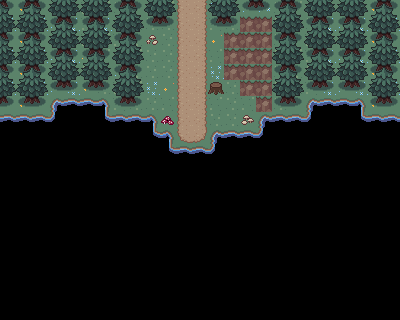

This game map was drawn from its Tiled (.tmx) file and the tilesets committed beside it. A one-line description and the full map source follow:
An orthogonal 25x20 tile map with 16x16 px tiles, 4 tile layers (Lower Back, Upper Back, Middle, Front) and 5 objects (3x TallGrass, 2x TeleportTile).

<map version="1.10" tiledversion="1.11.0" class="PymonMap" orientation="orthogonal" renderorder="right-down" width="25" height="20" tilewidth="16" tileheight="16" infinite="0" nextlayerid="6" nextobjectid="10">
 <properties>
  <property name="tall_grass_type" value="forest" />
 </properties>
 <tileset firstgid="1" source="../tilesets/Forest.tsx" />
 <layer id="1" name="Lower Back" width="25" height="20">
  <data encoding="csv">
71,72,71,72,71,14,14,13,71,72,14,30,31,83,84,84,84,13,14,84,71,72,71,72,71,
83,84,83,84,83,14,83,84,13,13,13,30,31,14,13,1,1,13,13,13,83,84,83,84,83,
71,72,71,72,71,14,14,14,13,80,13,30,31,72,1,1,1,13,71,14,71,72,71,72,71,
83,84,83,84,83,71,14,84,14,13,13,30,31,14,1,1,1,13,14,14,83,84,83,84,83,
71,72,71,72,71,13,13,84,13,13,13,30,31,83,1,1,1,13,13,13,71,72,71,72,71,
83,84,83,84,83,72,13,14,14,83,72,30,31,84,13,1,1,13,13,14,83,84,83,84,83,
71,72,71,8,9,9,10,14,13,13,14,30,31,14,13,14,1,13,71,8,9,9,10,72,71,
9,9,9,24,21,21,23,9,9,10,81,30,31,13,13,79,8,9,9,24,21,21,23,9,9,
21,21,21,21,21,21,21,21,21,23,10,15,16,8,9,9,24,21,21,21,21,21,21,21,21,
21,21,21,21,21,21,21,21,21,21,23,9,9,24,21,21,21,21,21,21,21,21,21,21,21,
21,21,21,21,21,21,21,21,21,21,21,21,21,21,21,21,21,21,21,21,21,21,21,21,21,
21,21,21,21,21,21,21,21,21,21,21,21,21,21,21,21,21,21,21,21,21,21,21,21,21,
21,21,21,21,21,21,21,21,21,21,21,21,21,21,21,21,21,21,21,21,21,21,21,21,21,
21,21,21,21,21,21,21,21,21,21,21,21,21,21,21,21,21,21,21,21,21,21,21,21,21,
21,21,21,21,21,21,21,21,21,21,21,21,21,21,21,21,21,21,21,21,21,21,21,21,21,
21,21,21,21,21,21,21,21,21,21,21,21,21,21,21,21,21,21,21,21,21,21,21,21,21,
21,21,21,21,21,21,21,21,21,21,21,21,21,21,21,21,21,21,21,21,21,21,21,21,21,
21,21,21,21,21,21,21,21,21,21,21,21,21,21,21,21,21,21,21,21,21,21,21,21,21,
21,21,21,21,21,21,21,21,21,21,21,21,21,21,21,21,21,21,21,21,21,21,21,21,21,
21,21,21,21,21,21,21,21,21,21,21,21,21,21,21,21,21,21,21,21,21,21,21,21,21
</data>
 </layer>
 <layer id="5" name="Upper Back" width="25" height="20">
  <data encoding="csv">
53,52,53,40,41,40,41,52,53,40,41,0,0,40,41,52,53,52,53,40,41,40,41,52,53,
41,40,41,52,53,52,53,40,41,52,53,0,0,52,53,0,0,40,41,52,53,52,53,40,41,
53,52,53,40,41,40,41,52,53,0,0,0,0,0,0,0,0,52,53,40,41,40,41,52,53,
41,40,41,52,53,52,53,40,41,0,0,0,0,0,0,0,0,40,41,52,53,52,53,40,41,
53,52,53,40,41,40,41,52,53,0,0,0,0,0,0,0,0,52,53,40,41,40,41,52,53,
41,40,41,52,53,52,53,40,41,0,0,0,0,67,0,0,0,40,41,52,53,52,53,40,41,
53,52,53,0,0,0,0,52,53,0,0,0,0,0,0,0,0,52,53,0,0,0,0,52,53,
0,0,0,0,0,0,0,0,0,0,0,0,0,0,0,0,0,0,0,0,0,0,0,0,0,
0,0,0,0,0,0,0,0,0,0,0,0,0,0,0,0,0,0,0,0,0,0,0,0,0,
0,0,0,0,0,0,0,0,0,0,0,0,0,0,0,0,0,0,0,0,0,0,0,0,0,
0,0,0,0,0,0,0,0,0,0,0,0,0,0,0,0,0,0,0,0,0,0,0,0,0,
0,0,0,0,0,0,0,0,0,0,0,0,0,0,0,0,0,0,0,0,0,0,0,0,0,
0,0,0,0,0,0,0,0,0,0,0,0,0,0,0,0,0,0,0,0,0,0,0,0,0,
0,0,0,0,0,0,0,0,0,0,0,0,0,0,0,0,0,0,0,0,0,0,0,0,0,
0,0,0,0,0,0,0,0,0,0,0,0,0,0,0,0,0,0,0,0,0,0,0,0,0,
0,0,0,0,0,0,0,0,0,0,0,0,0,0,0,0,0,0,0,0,0,0,0,0,0,
0,0,0,0,0,0,0,0,0,0,0,0,0,0,0,0,0,0,0,0,0,0,0,0,0,
0,0,0,0,0,0,0,0,0,0,0,0,0,0,0,0,0,0,0,0,0,0,0,0,0,
0,0,0,0,0,0,0,0,0,0,0,0,0,0,0,0,0,0,0,0,0,0,0,0,0,
0,0,0,0,0,0,0,0,0,0,0,0,0,0,0,0,0,0,0,0,0,0,0,0,0
</data>
 </layer>
 <layer id="2" name="Middle" width="25" height="20">
  <data encoding="csv">
0,0,0,0,0,0,0,0,0,0,0,0,0,0,0,0,0,0,0,0,0,0,0,0,0,
0,0,0,0,0,0,0,0,0,0,0,0,0,0,0,42,42,0,0,0,0,0,0,0,0,
0,0,0,0,0,0,0,0,0,0,0,0,0,0,42,42,42,0,0,0,0,0,0,0,0,
0,0,0,0,0,0,0,0,0,0,0,0,0,0,42,42,42,0,0,0,0,0,0,0,0,
0,0,0,0,0,0,0,0,0,0,0,0,0,0,42,42,42,0,0,0,0,0,0,0,0,
0,0,0,0,0,0,0,0,0,0,0,0,0,0,0,42,42,0,0,0,0,0,0,0,0,
0,0,0,0,0,0,0,0,0,0,0,0,0,0,0,0,42,0,0,0,0,0,0,0,0,
0,0,0,0,0,0,0,0,0,0,0,0,0,0,0,0,0,0,0,0,0,0,0,0,0,
0,0,0,0,0,0,0,0,0,0,0,0,0,0,0,0,0,0,0,0,0,0,0,0,0,
0,0,0,0,0,0,0,0,0,0,0,0,0,0,0,0,0,0,0,0,0,0,0,0,0,
0,0,0,0,0,0,0,0,0,0,0,0,0,0,0,0,0,0,0,0,0,0,0,0,0,
0,0,0,0,0,0,0,0,0,0,0,0,0,0,0,0,0,0,0,0,0,0,0,0,0,
0,0,0,0,0,0,0,0,0,0,0,0,0,0,0,0,0,0,0,0,0,0,0,0,0,
0,0,0,0,0,0,0,0,0,0,0,0,0,0,0,0,0,0,0,0,0,0,0,0,0,
0,0,0,0,0,0,0,0,0,0,0,0,0,0,0,0,0,0,0,0,0,0,0,0,0,
0,0,0,0,0,0,0,0,0,0,0,0,0,0,0,0,0,0,0,0,0,0,0,0,0,
0,0,0,0,0,0,0,0,0,0,0,0,0,0,0,0,0,0,0,0,0,0,0,0,0,
0,0,0,0,0,0,0,0,0,0,0,0,0,0,0,0,0,0,0,0,0,0,0,0,0,
0,0,0,0,0,0,0,0,0,0,0,0,0,0,0,0,0,0,0,0,0,0,0,0,0,
0,0,0,0,0,0,0,0,0,0,0,0,0,0,0,0,0,0,0,0,0,0,0,0,0
</data>
 </layer>
 <layer id="3" name="Front" width="25" height="20">
  <data encoding="csv">
29,28,29,0,0,0,0,28,29,0,0,0,0,0,0,0,0,28,29,0,0,0,0,28,29,
0,0,0,28,29,28,29,0,0,0,0,0,0,0,0,0,0,0,0,28,29,28,29,0,0,
29,28,29,0,0,0,0,28,29,0,0,0,0,0,0,0,0,28,29,0,0,0,0,28,29,
0,0,0,28,29,28,29,0,0,0,0,0,0,0,0,0,0,0,0,28,29,28,29,0,0,
29,28,29,0,0,0,0,28,29,0,0,0,0,0,0,0,0,28,29,0,0,0,0,28,29,
0,0,0,0,0,0,0,0,0,0,0,0,0,0,0,0,0,0,0,0,0,0,0,0,0,
0,0,0,0,0,0,0,0,0,0,0,0,0,0,0,0,0,0,0,0,0,0,0,0,0,
0,0,0,0,0,0,0,0,0,0,0,0,0,0,0,0,0,0,0,0,0,0,0,0,0,
0,0,0,0,0,0,0,0,0,0,0,0,0,0,0,0,0,0,0,0,0,0,0,0,0,
0,0,0,0,0,0,0,0,0,0,0,0,0,0,0,0,0,0,0,0,0,0,0,0,0,
0,0,0,0,0,0,0,0,0,0,0,0,0,0,0,0,0,0,0,0,0,0,0,0,0,
0,0,0,0,0,0,0,0,0,0,0,0,0,0,0,0,0,0,0,0,0,0,0,0,0,
0,0,0,0,0,0,0,0,0,0,0,0,0,0,0,0,0,0,0,0,0,0,0,0,0,
0,0,0,0,0,0,0,0,0,0,0,0,0,0,0,0,0,0,0,0,0,0,0,0,0,
0,0,0,0,0,0,0,0,0,0,0,0,0,0,0,0,0,0,0,0,0,0,0,0,0,
0,0,0,0,0,0,0,0,0,0,0,0,0,0,0,0,0,0,0,0,0,0,0,0,0,
0,0,0,0,0,0,0,0,0,0,0,0,0,0,0,0,0,0,0,0,0,0,0,0,0,
0,0,0,0,0,0,0,0,0,0,0,0,0,0,0,0,0,0,0,0,0,0,0,0,0,
0,0,0,0,0,0,0,0,0,0,0,0,0,0,0,0,0,0,0,0,0,0,0,0,0,
0,0,0,0,0,0,0,0,0,0,0,0,0,0,0,0,0,0,0,0,0,0,0,0,0
</data>
 </layer>
 <objectgroup id="4" name="Entities">
  <object id="2" type="TeleportTile" x="176" y="0" width="16" height="16">
   <properties>
    <property name="target_map" value="test" />
    <property name="target_x" type="int" value="11" />
    <property name="target_y" type="int" value="28" />
   </properties>
  </object>
  <object id="3" type="TeleportTile" x="192" y="0" width="16" height="16">
   <properties>
    <property name="target_map" value="test" />
    <property name="target_x" type="int" value="12" />
    <property name="target_y" type="int" value="28" />
   </properties>
  </object>
  <object id="6" type="TallGrass" x="256" y="16" width="16" height="96" />
  <object id="7" type="TallGrass" x="240" y="16" width="16" height="80" />
  <object id="8" type="TallGrass" x="224" y="32" width="16" height="48" />
 </objectgroup>
</map>